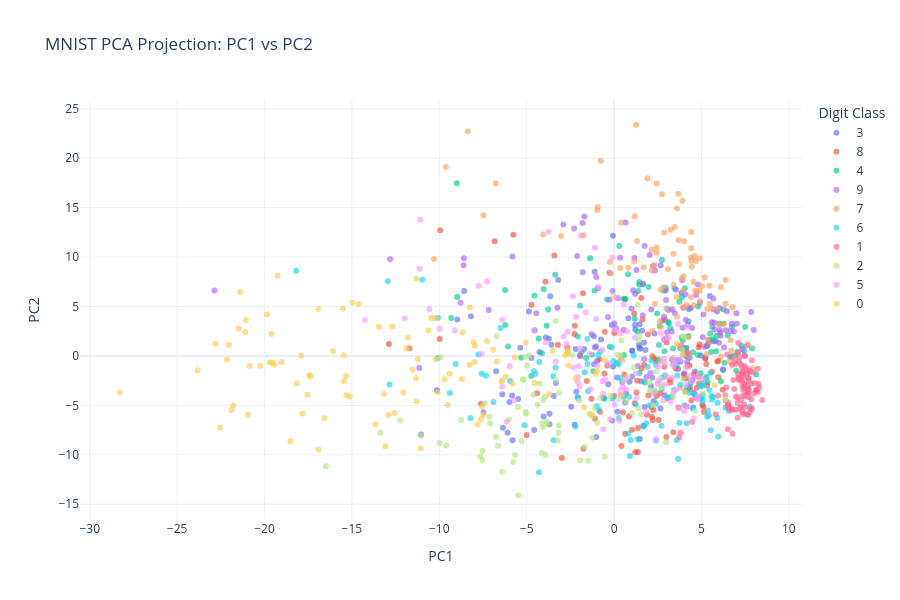
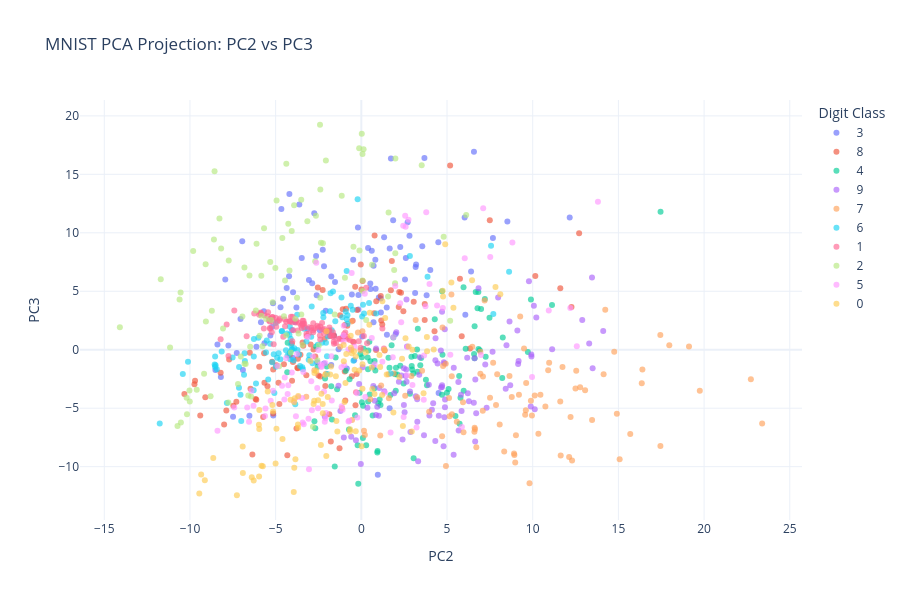
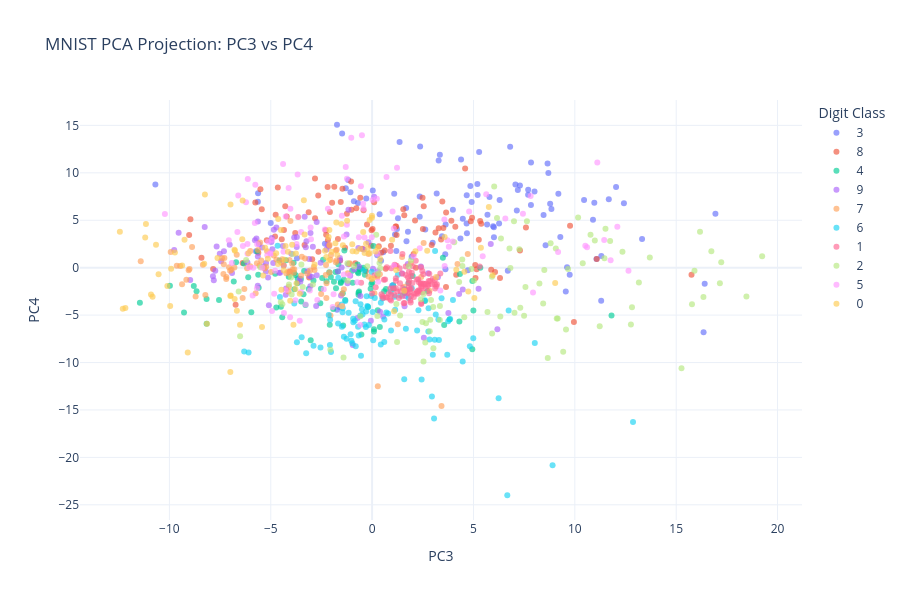
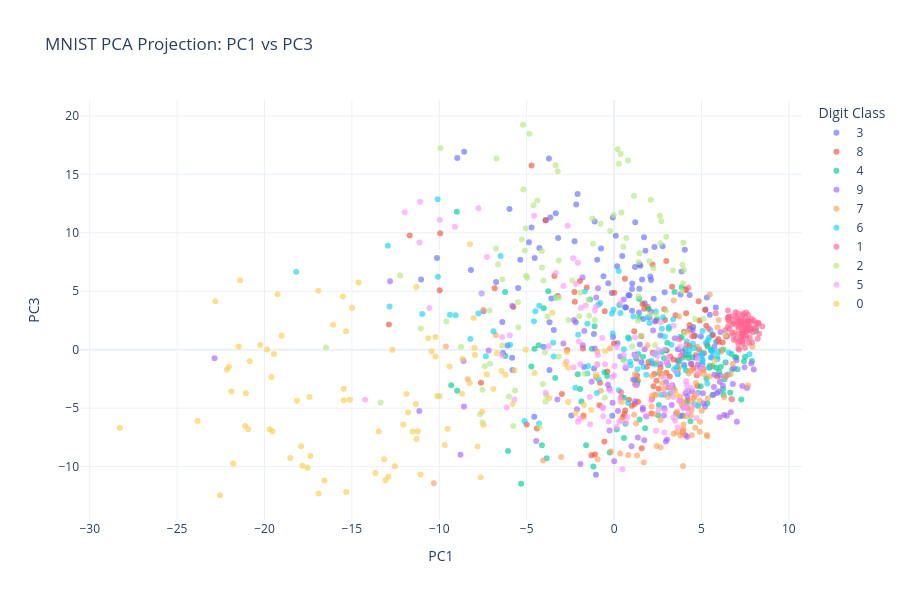

Write notebook code for charts like these, in order.
### Code cell
# Q2 visualization: five 2D PCA scatter plots colored by digit class
import pandas as pd
import plotly.express as px

# Project data onto first 6 principal components so we can create multiple pairs
pca_scores = img_stdzd @ sorted_eigen_vectors[:, :6]

pc_df = pd.DataFrame(
    pca_scores,
    columns=[f"PC{i}" for i in range(1, 7)]
)
pc_df["digit"] = labels.astype(str)

pairs = [("PC1", "PC2"), ("PC2", "PC3"), ("PC3", "PC4"), ("PC1", "PC3"), ("PC1", "PC5")]

for x_pc, y_pc in pairs:
    fig = px.scatter(
        pc_df,
        x=x_pc,
        y=y_pc,
        color="digit",
        opacity=0.65,
        title=f"MNIST PCA Projection: {x_pc} vs {y_pc}",
        labels={"digit": "Digit Class"},
        width=900,
        height=600
    )
    fig.update_traces(marker=dict(size=6))
    fig.update_layout(template="plotly_white")
    fig.show()
